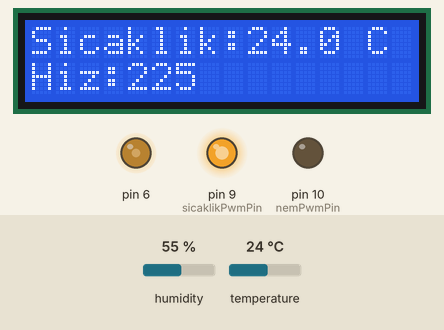
Simulated run of this sketch. Board: Arduino Uno, built with avr-gcc and run on an emulated ATmega328P. Shown: 16×2 character LCD, output pins drawn as LEDs (lit = HIGH). The test bench sets the inputs (shaded band); at power-on: humidity 55 %, temperature 24 °C.

Above: at 1.2 s.
1.3 s: humidity set to 53 %
At 4.2 s:
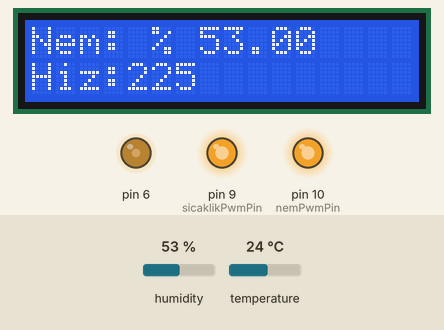
11.0 s: temperature set to 20.6 °C
At 13.4 s:
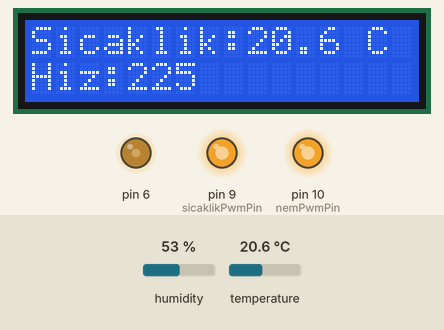
18.3 s: temperature set to 19.6 °C
At 23.0 s:
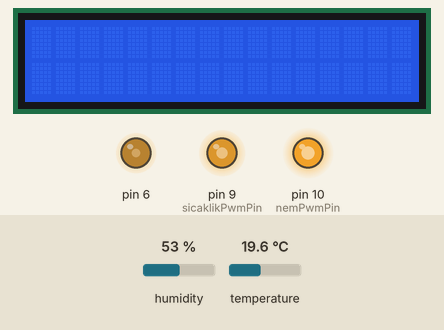
27.6 s: humidity set to 46 %
At 30.8 s:
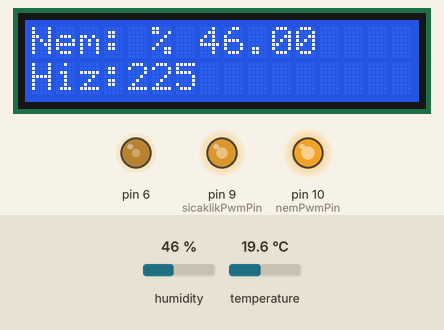
34.9 s: humidity set to 43 %
At 37.4 s:
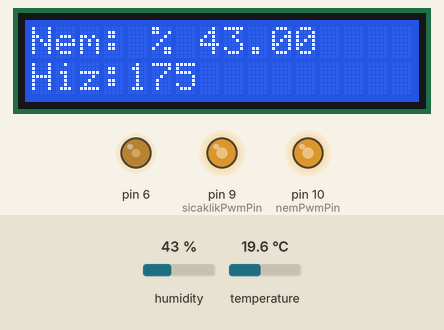
43.6 s: temperature set to 28 °C
At 46.6 s:
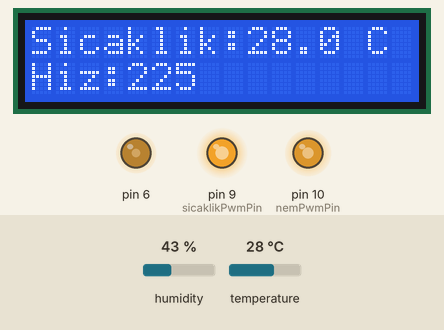
Timing chart, 0 to 48.1 s (numbered marks = the images above; inputs shaded):
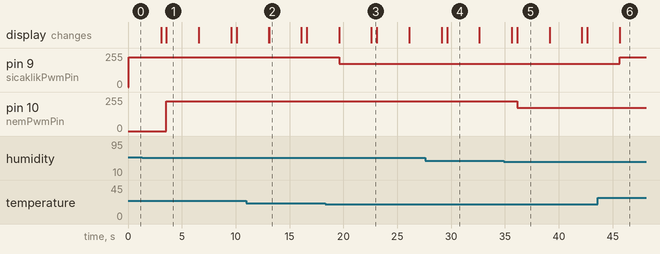

Measured:
- the behaviour switches between 55 and 54 % on humidity (found by bisection; images 0 and 1)
- the behaviour switches between 20.1 and 20 °C on temperature (found by bisection; images 2 and 3)
- the behaviour switches between 45 and 44 % on humidity (found by bisection; images 4 and 5)
- after the input at 1.3 s, pin 10 (nemPwmPin): 0/255 → 225/255 after 2.3 s
- after the input at 18.3 s, pin 9 (sicaklikPwmPin): 225/255 → 175/255 after 1.3 s
- after the input at 34.9 s, pin 10 (nemPwmPin): 225/255 → 175/255 after 1.2 s
- after the input at 43.6 s, pin 9 (sicaklikPwmPin): 175/255 → 225/255 after 2.1 s

The sketch:

otomasyon_proje_fan.ino
```cpp
#include <LiquidCrystal.h>
#include <Seeed_BME280.h>
#include <Wire.h>

LiquidCrystal lcd(12,11,5,4,3,2);

BME280 bme280;
int delaySure = 3000;
int sicaklikPwmPin = 9;
int nemPwmPin = 10;
int sicaklikFanHiz = 0;
int nemFanHiz = 0;
float sicaklikDeger;
float nemDeger;

void setup() {
  pinMode(sicaklikPwmPin,OUTPUT);
  pinMode(nemPwmPin,OUTPUT);
  analogWrite(6,100);
  /*
   * burada lcd ekranın contrast değerini ayarlamış olduk.
  */
  lcd.begin(16,2);

  if(!bme280.init()){
    lcd.clear();
    lcd.setCursor(0, 0);
    lcd.print("Sensor Hata!");
  }

}

void loop() {
  lcd.setCursor(0, 0);
  lcd.print("Sicaklik:");

  sicaklikDeger = bme280.getTemperature();
  lcd.print(sicaklikDeger,1);
  lcd.print(" C");
  lcd.setCursor(0, 1);
  lcd.print("Hiz:");

  if (sicaklikDeger > 30) {
    analogWrite(sicaklikPwmPin, 255);
    sicaklikFanHiz = 255;
  }
  else if (sicaklikDeger > 20 && sicaklikDeger < 30) {
    analogWrite(sicaklikPwmPin, 225);
    sicaklikFanHiz = 225;
  }
  else if (sicaklikDeger > 15 && sicaklikDeger < 20) {
    analogWrite(sicaklikPwmPin, 175);
    sicaklikFanHiz = 175;
  }
  else {
    analogWrite(sicaklikPwmPin, 150);
    sicaklikFanHiz = 150;
  }

  lcd.print(sicaklikFanHiz);
  delay(delaySure);
  lcd.clear();
  delay(500);

  /*Nem Değeri*/
  nemDeger = bme280.getHumidity();
  lcd.setCursor(0, 0);
  lcd.print("Nem:");
  //lcd.setCursor(6, 1);
  lcd.print(" % ");
  lcd.print(nemDeger);
  lcd.setCursor(0, 1);
  lcd.print("Hiz:");

  if (nemDeger > 60) {
    analogWrite(nemPwmPin, 255);
    nemFanHiz = 255;
  }
  else if (nemDeger>45 && nemDeger<55) {
    analogWrite(nemPwmPin, 225);
    nemFanHiz = 225;
  }
  else if (nemDeger<45) {
    analogWrite(nemPwmPin, 175);
    nemFanHiz = 175;
  }

  lcd.print(nemFanHiz);
  delay(delaySure);
  lcd.clear();
}
```
